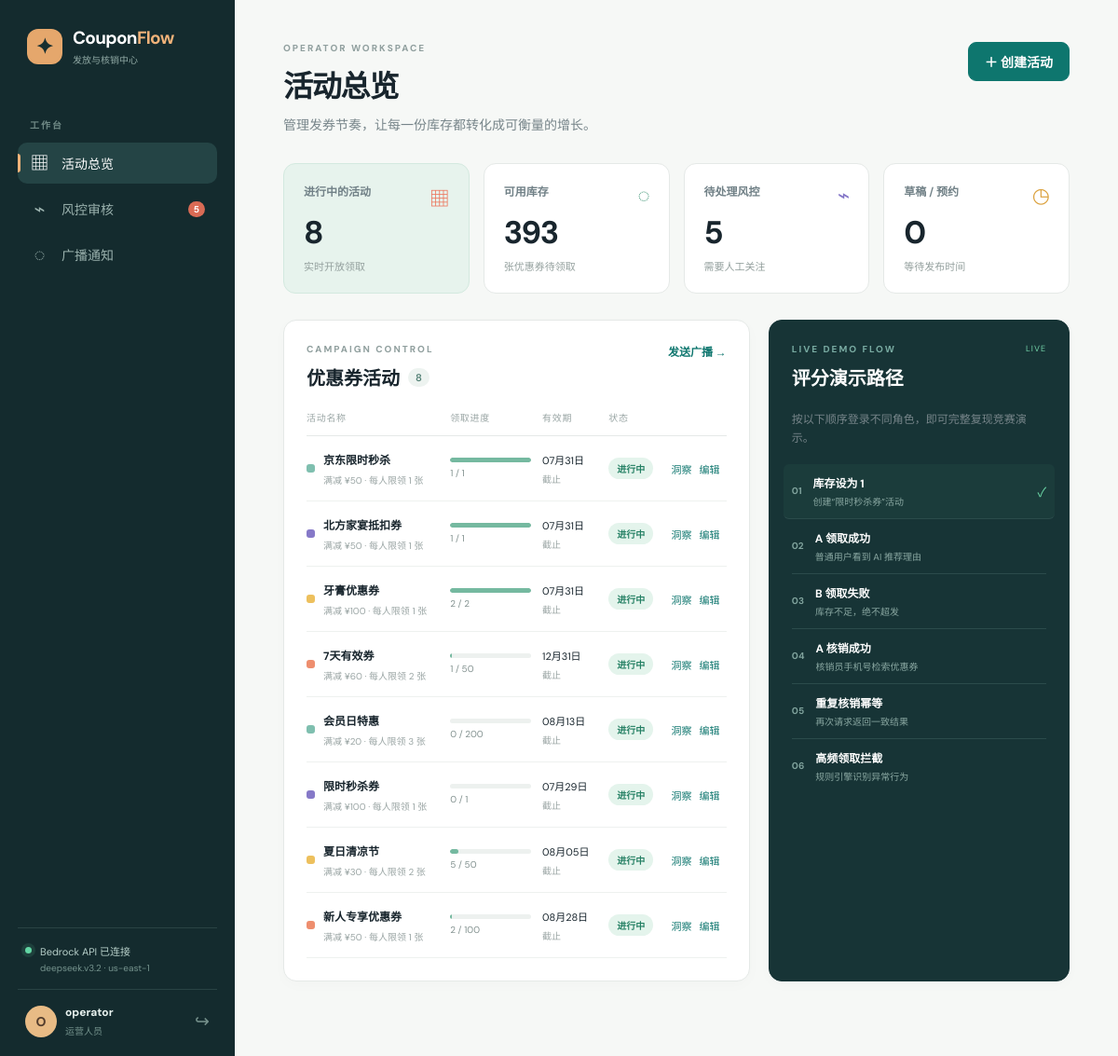
/operator/dashboard (signed in), run on the app's committed database.
### app/models.py (models this page shows, shortened)
class User(UserMixin, db.Model):
    __tablename__ = 'users'
    id = db.Column(db.Integer, primary_key=True)
    username = db.Column(db.String(80), unique=True, nullable=False, index=True)
    password_hash = db.Column(db.String(256), nullable=False)
    role = db.Column(db.String(20), nullable=False, default='user')  # operator, user, verifier, admin
    phone = db.Column(db.String(20), default='')
    age = db.Column(db.Integer, nullable=True)
    gender = db.Column(db.String(10), default='')
    hobbies = db.Column(db.String(200), default='')
    occupation = db.Column(db.String(100), default='')
    points = db.Column(db.Integer, default=0)
    last_login = db.Column(db.DateTime, default=datetime.now)
    created_at = db.Column(db.DateTime, default=datetime.now)
    coupons = db.relationship('Coupon', backref='owner', lazy='dynamic',
                              foreign_keys='Coupon.user_id')
    @property
    def password(self):
        raise AttributeError('password is not readable')

class Campaign(db.Model):
    __tablename__ = 'campaigns'
    id = db.Column(db.Integer, primary_key=True)
    name = db.Column(db.String(200), nullable=False)
    amount = db.Column(db.Float, nullable=False, default=0.0)
    stock = db.Column(db.Integer, nullable=False, default=0)
    initial_stock = db.Column(db.Integer, nullable=False, default=0)
    start_date = db.Column(db.DateTime, nullable=False)
    end_date = db.Column(db.DateTime, nullable=False)
    per_user_limit = db.Column(db.Integer, nullable=False, default=1)
    description = db.Column(db.Text, default='')
    status = db.Column(db.String(20), nullable=False, default='draft')  # draft, active, expired, cancelled
    is_scheduled = db.Column(db.Boolean, default=False)
    scheduled_time = db.Column(db.DateTime, nullable=True)
    coupon_validity_days = db.Column(db.Integer, nullable=True)  # days coupon is valid after claim; NULL = use campaign end_date
    created_by = db.Column(db.Integer, db.ForeignKey('users.id'), nullable=False)
    created_at = db.Column(db.DateTime, default=datetime.now)
    creator = db.relationship('User', backref='campaigns_created', foreign_keys=[created_by])
    coupons = db.relationship('Coupon', backref='campaign', lazy='dynamic')
    @property
    def claim_rate(self):
        if self.initial_stock == 0:
            return 0.0
        claimed = self.initial_stock - self.stock
        return round(claimed / self.initial_stock * 100, 1)

### app/operator.py (the view)
@operator_bp.route('/dashboard')
def dashboard():
    campaigns = Campaign.query.order_by(Campaign.created_at.desc()).all()
    active_count = sum(1 for c in campaigns if c.status == 'active')
    draft_count = sum(1 for c in campaigns if c.status == 'draft')
    total_stock = sum(c.stock for c in campaigns)
    pending_risks = RiskLog.query.filter_by(decision='review').count()
    return render_template('operator/dashboard.html',
                         campaigns=campaigns,
                         active_count=active_count,
                         draft_count=draft_count,
                         total_stock=total_stock,
                         pending_risks=pending_risks)

### app/__init__.py (called while the page is built)
@login_manager.user_loader
def load_user(user_id):
    from app.models import User
    return User.query.get(int(user_id))

### app/ai_service.py (called while the page is built, shortened)
    @property
    def status(self) -> dict:
        if self.api_key:
            return {
                'mode': 'bedrock_api',
                'label': 'Bedrock API',
                'connected': True,
                'model': self.model_id,
                'region': self.region,
            }

### app/operator.py (called while the page is built)
@operator_bp.before_request
@login_required
@operator_required
def before_request():
    pass

### templates/operator/dashboard.html (shortened to what this page needs)
{% extends 'base.html' %}{% block title %}活动总览 · CouponFlow{% endblock %}{% block content %}<header class="page-top"><div><p class="kicker">OPERATOR WORKSPACE</p><h1>活动总览</h1><p>管理发券节奏，让每一份库存都转化成可衡量的增长。</p></div><a class="button button-primary" href="{{ url_for('operator.create_campaign') }}">＋ 创建活动</a></header><section class="metric-grid"><article class="metric-card accent-card"><span class="metric-icon">▦</span><small>进行中的活动</small><strong>{{ active_count }}</strong><em>实时开放领取</em></article><article class="metric-card"><span class="metric-icon mint">◌</span><small>可用库存</small><strong>{{ total_stock }}</strong><em>张优惠券待领取</em></article><article class="metric-card"><span class="metric-icon purple">⌁</span><small>待处理风控</small><strong>{{ pending_risks }}</strong><em>{% if pending_risks %}需要人工关注{% else %}当前没有待审核项{% endif %}</em></article><article class="metric-card"><span class="metric-icon yellow">◷</span><small>草稿 / 预约</small><strong>{{ draft_count }}</strong><em>等待发布时间</em></article></section><section class="content-grid two-thirds"><div class="panel"><div class="panel-heading"><div><p class="kicker">CAMPAIGN CONTROL</p><h2>优惠券活动 <span class="count-chip">{{ campaigns|length }}</span></h2></div><a href="{{ url_for('operator.notifications') }}" class="text-link">发送广播 →</a></div><div class="campaign-table"><div class="table-head"><span>活动名称</span><span>领取进度</span><span>有效期</span><span>状态</span></div>{% for c in campaigns %}<div class="table-row"><div class="campaign-name"><span class="campaign-dot dot-{{ loop.index % 4 }}"></span><span><strong>{{ c.name }}</strong><small>满减 ¥{{ '%.0f'|format(c.amount) }} · 每人限领 {{ c.per_user_limit }} 张</small></span></div><div class="progress-wrap"><div class="progress"><i style="width: {{ c.claim_rate }}%"></i></div><small>{{ c.initial_stock - c.stock }} / {{ c.initial_stock }}</small></div><div class="date-cell">{{ c.end_date.strftime('%m月%d日') }}<small>截止</small></div><div><span class="status status-{{ c.status }}">{{ {'active':'进行中','draft':'待发布','expired':'已结束','cancelled':'已取消'}[c.status] }}</span></div><div class="row-actions"><a href="{{ url_for('operator.campaign_insights', campaign_id=c.id) }}">洞察</a><a href="{{ url_for('operator.edit_campaign', campaign_id=c.id) }}">编辑</a></div></div>{% else %}<div class="empty-table">还没有活动，创建你的第一个发券计划吧。</div>{% endfor %}</div></div><aside class="panel demo-panel"><div class="panel-heading"><div><p class="kicker">LIVE DEMO FLOW</p><h2>评分演示路径</h2></div><span class="live-dot">LIVE</span></div><p class="panel-desc">按以下顺序登录不同角色，即可完整复现竞赛演示。</p><ol class="demo-steps"><li class="done"><b>01</b><span><strong>库存设为 1</strong><small>创建“限时秒杀券”活动</small></span><i>✓</i></li><li><b>02</b><span><strong>A 领取成功</strong><small>普通用户看到 AI 推荐理由</small></span></li><li><b>03</b><span><strong>B 领取失败</strong><small>库存不足，绝不超发</small></span></li><li><b>04</b><span><strong>A 核销成功</strong><small>核销员手机号检索优惠券</small></span></li><li><b>05</b><span><strong>重复核销幂等</strong><small>再次请求返回一致结果</small></span></li><li><b>06</b><span><strong>高频领取拦截</strong><small>规则引擎识别异常行为</small></span></li></ol></aside></section>{% endblock %}

### templates/base.html (shortened to what this page needs)
<!doctype html>
<html lang="zh-CN">
<head>
  <link rel="stylesheet" href="{{ url_for('static', filename='css/style.css') }}">
</head>
<body>
  <div class="app-shell">
    <aside class="sidebar">
      <a class="brand" href="{{ url_for('auth.index') }}">
        <span class="brand-mark">✦</span>
        <span><strong>Coupon<span>Flow</span></strong><small>发放与核销中心</small></span>
      </a>
      {% if current_user.is_authenticated %}
      <div class="side-label">工作台</div>
      <nav class="side-nav">
        {% if current_user.role == 'operator' %}
          <a href="{{ url_for('operator.dashboard') }}" class="{% if request.endpoint == 'operator.dashboard' %}active{% endif %}"><span>▦</span>活动总览</a>
          <a href="{{ url_for('operator.risk_logs') }}" class="{% if request.endpoint == 'operator.risk_logs' %}active{% endif %}"><span>⌁</span>风控审核{% if pending_risks is defined and pending_risks %}<b class="nav-badge">{{ pending_risks }}</b>{% endif %}</a>
          <a href="{{ url_for('operator.notifications') }}" class="{% if request.endpoint == 'operator.notifications' %}active{% endif %}"><span>◌</span>广播通知</a>
        {% elif current_user.role == 'verifier' %}
          <a href="{{ url_for('verifier.dashboard') }}" class="{% if request.endpoint == 'verifier.dashboard' %}active{% endif %}"><span>⌕</span>现场核销</a>
          <a href="{{ url_for('verifier.history') }}" class="{% if request.endpoint == 'verifier.history' %}active{% endif %}"><span>◷</span>核销记录</a>
        {% elif current_user.role == 'admin' %}
          <a href="{{ url_for('admin_bp.dashboard') }}" class="{% if request.endpoint == 'admin_bp.dashboard' %}active{% endif %}"><span>◈</span>数据驾驶舱</a>
        {% endif %}
      </nav>
      <div class="sidebar-bottom">
        <div class="local-status"><i class="status-dot {{ 'connected' if ai_status.connected else 'fallback' }}"></i><span>{% if ai_status.connected %}{{ ai_status.label }} 已连接<small>{{ ai_status.model }} · {{ ai_status.region }}</small>{% else %}本地服务运行中<small>AI 规则降级已启用</small>{% endif %}</span></div>
        <div class="profile-mini"><span class="avatar">{{ current_user.username[:1].upper() }}</span><span><strong>{{ current_user.username }}</strong><small>{{ {'operator':'运营人员','user':'普通用户','verifier':'核销人员','admin':'管理员'}[current_user.role] }}</small></span><a href="{{ url_for('auth.logout') }}" title="退出登录">↪</a></div>
      </div>
      {% endif %}
    </aside>
    <main class="main-content">
      {% block content %}{% endblock %}
    </main>
  </div>
</body>
</html>

### data on the page
User: username "O", username "operator", role "运营人员"
Campaign: name "京东限时秒杀", amount "50", per_user_limit "1", c.initial_stock-c.stock "1", initial_stock "1", end_date "07月31日", status "进行中"
Campaign: name "北方家宴抵扣券", amount "50", per_user_limit "1", c.initial_stock-c.stock "1", initial_stock "1", end_date "07月31日", status "进行中"
Campaign: name "牙膏优惠券", amount "100", per_user_limit "1", c.initial_stock-c.stock "2", initial_stock "2", end_date "07月31日", status "进行中"
Campaign: name "7天有效券", amount "60", per_user_limit "2", c.initial_stock-c.stock "1", initial_stock "50", end_date "12月31日", status "进行中"
Campaign: name "会员日特惠", amount "20", per_user_limit "3", c.initial_stock-c.stock "0", initial_stock "200", end_date "08月13日", status "进行中"
Campaign: name "限时秒杀券", amount "100", per_user_limit "1", c.initial_stock-c.stock "0", initial_stock "1", end_date "07月29日", status "进行中"
Campaign: name "夏日清凉节", amount "30", per_user_limit "2", c.initial_stock-c.stock "5", initial_stock "50", end_date "08月05日", status "进行中"
Campaign: name "新人专享优惠券", amount "50", per_user_limit "1", c.initial_stock-c.stock "2", initial_stock "100", end_date "08月28日", status "进行中"

### other printed values
{{ pending_risks }} "5"
{{ ai_status.label }} "Bedrock API"
{{ ai_status.model }} "deepseek.v3.2"
{{ ai_status.region }} "us-east-1"
{{ active_count }} "8"
{{ total_stock }} "393"
{{ draft_count }} "0"
{{ campaigns|length }} "8"
